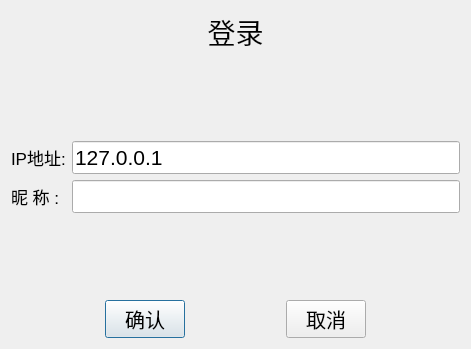
<?xml version="1.0" encoding="UTF-8"?>
<ui version="4.0">
 <class>login_win</class>
 <widget class="QDialog" name="login_win">
  <property name="geometry">
   <rect>
    <x>0</x>
    <y>0</y>
    <width>471</width>
    <height>349</height>
   </rect>
  </property>
  <property name="windowTitle">
   <string>Dialog</string>
  </property>
  <layout class="QVBoxLayout" name="verticalLayout">
   <item>
    <widget class="QLabel" name="label_3">
     <property name="font">
      <font>
       <pointsize>21</pointsize>
      </font>
     </property>
     <property name="text">
      <string>登录</string>
     </property>
     <property name="alignment">
      <set>Qt::AlignCenter</set>
     </property>
    </widget>
   </item>
   <item>
    <spacer name="verticalSpacer_2">
     <property name="orientation">
      <enum>Qt::Vertical</enum>
     </property>
     <property name="sizeHint" stdset="0">
      <size>
       <width>20</width>
       <height>72</height>
      </size>
     </property>
    </spacer>
   </item>
   <item>
    <layout class="QGridLayout" name="gridLayout">
     <item row="0" column="0">
      <widget class="QLabel" name="label">
       <property name="font">
        <font>
         <pointsize>13</pointsize>
        </font>
       </property>
       <property name="text">
        <string>IP地址:</string>
       </property>
      </widget>
     </item>
     <item row="0" column="1">
      <widget class="QLineEdit" name="ip">
       <property name="font">
        <font>
         <pointsize>16</pointsize>
        </font>
       </property>
       <property name="inputMask">
        <string>127.0.0.1</string>
       </property>
       <property name="text">
        <string>127.0.0.1</string>
       </property>
      </widget>
     </item>
     <item row="1" column="0">
      <widget class="QLabel" name="label_2">
       <property name="font">
        <font>
         <pointsize>13</pointsize>
        </font>
       </property>
       <property name="text">
        <string>昵 称 :</string>
       </property>
      </widget>
     </item>
     <item row="1" column="1">
      <widget class="QLineEdit" name="nickname">
       <property name="font">
        <font>
         <pointsize>16</pointsize>
        </font>
       </property>
      </widget>
     </item>
    </layout>
   </item>
   <item>
    <spacer name="verticalSpacer">
     <property name="orientation">
      <enum>Qt::Vertical</enum>
     </property>
     <property name="sizeHint" stdset="0">
      <size>
       <width>20</width>
       <height>71</height>
      </size>
     </property>
    </spacer>
   </item>
   <item>
    <layout class="QHBoxLayout" name="horizontalLayout">
     <item>
      <spacer name="horizontalSpacer">
       <property name="orientation">
        <enum>Qt::Horizontal</enum>
       </property>
       <property name="sizeHint" stdset="0">
        <size>
         <width>40</width>
         <height>20</height>
        </size>
       </property>
      </spacer>
     </item>
     <item>
      <widget class="QPushButton" name="submit">
       <property name="font">
        <font>
         <pointsize>15</pointsize>
        </font>
       </property>
       <property name="text">
        <string>确认</string>
       </property>
      </widget>
     </item>
     <item>
      <spacer name="horizontalSpacer_2">
       <property name="orientation">
        <enum>Qt::Horizontal</enum>
       </property>
       <property name="sizeHint" stdset="0">
        <size>
         <width>40</width>
         <height>20</height>
        </size>
       </property>
      </spacer>
     </item>
     <item>
      <widget class="QPushButton" name="cancel">
       <property name="font">
        <font>
         <pointsize>15</pointsize>
        </font>
       </property>
       <property name="text">
        <string>取消</string>
       </property>
      </widget>
     </item>
     <item>
      <spacer name="horizontalSpacer_3">
       <property name="orientation">
        <enum>Qt::Horizontal</enum>
       </property>
       <property name="sizeHint" stdset="0">
        <size>
         <width>40</width>
         <height>20</height>
        </size>
       </property>
      </spacer>
     </item>
    </layout>
   </item>
  </layout>
 </widget>
 <resources/>
 <connections/>
</ui>
